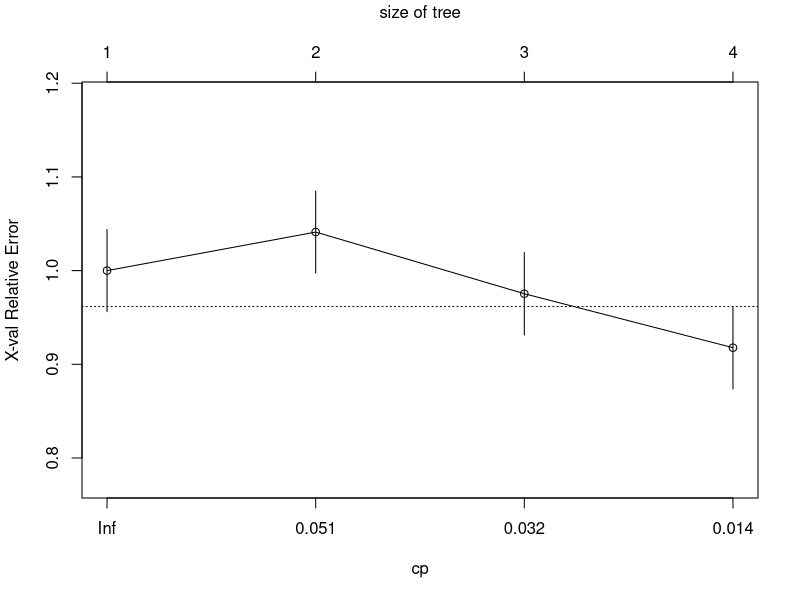
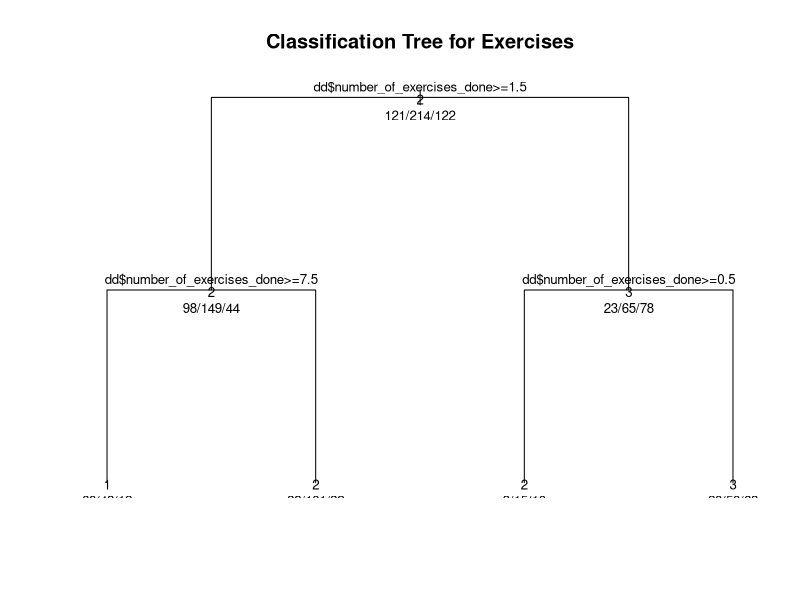
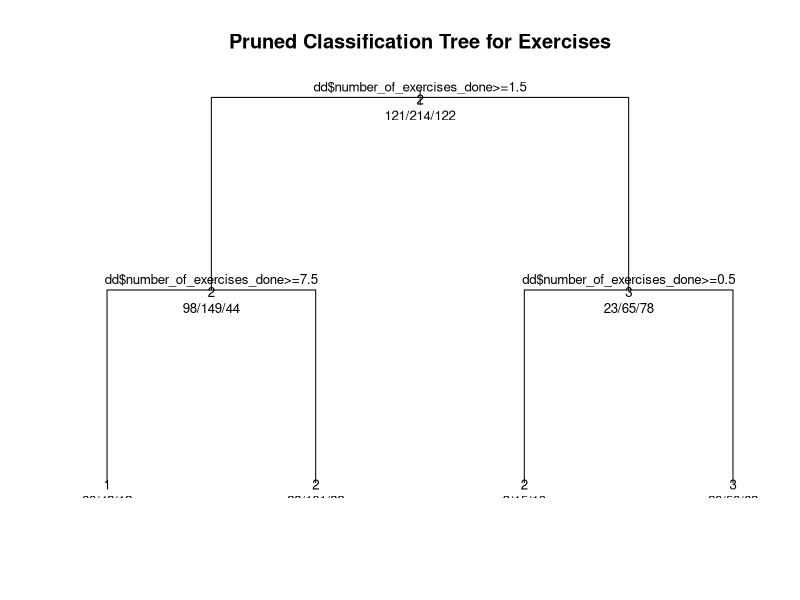

Reproduce these figures in R, in order.
dd <- read.table( "./Output_Final_forR.csv", 
                  sep=",", 
                  header=TRUE)


library(rpart)


fit <- rpart(dd$FinalB ~  dd$number_of_exercises_done ,
             method="class", 
             data=dd,
             cp=0.01)

printcp(fit) # display the results 
plotcp(fit) # visualize cross-validation results 
summary(fit) # detailed summary of splits

plot(fit, uniform=TRUE, 
     main="Classification Tree for Exercises")
text(fit, use.n=TRUE, all=TRUE, cex=.8) 

post(fit, file = "tree2.ps", 
     title = "Classification Tree for Ecercises")

pfit<- prune(fit, cp=fit$cptable[which.min(fit$cptable[,"xerror"]),"CP"])


plot(pfit, uniform=TRUE, 
     main="Pruned Classification Tree for Exercises")
text(pfit, use.n=TRUE, all=TRUE, cex=.8)

post(fit, file = "tree3.ps", 
     title = "Classification Tree for Exercises")

